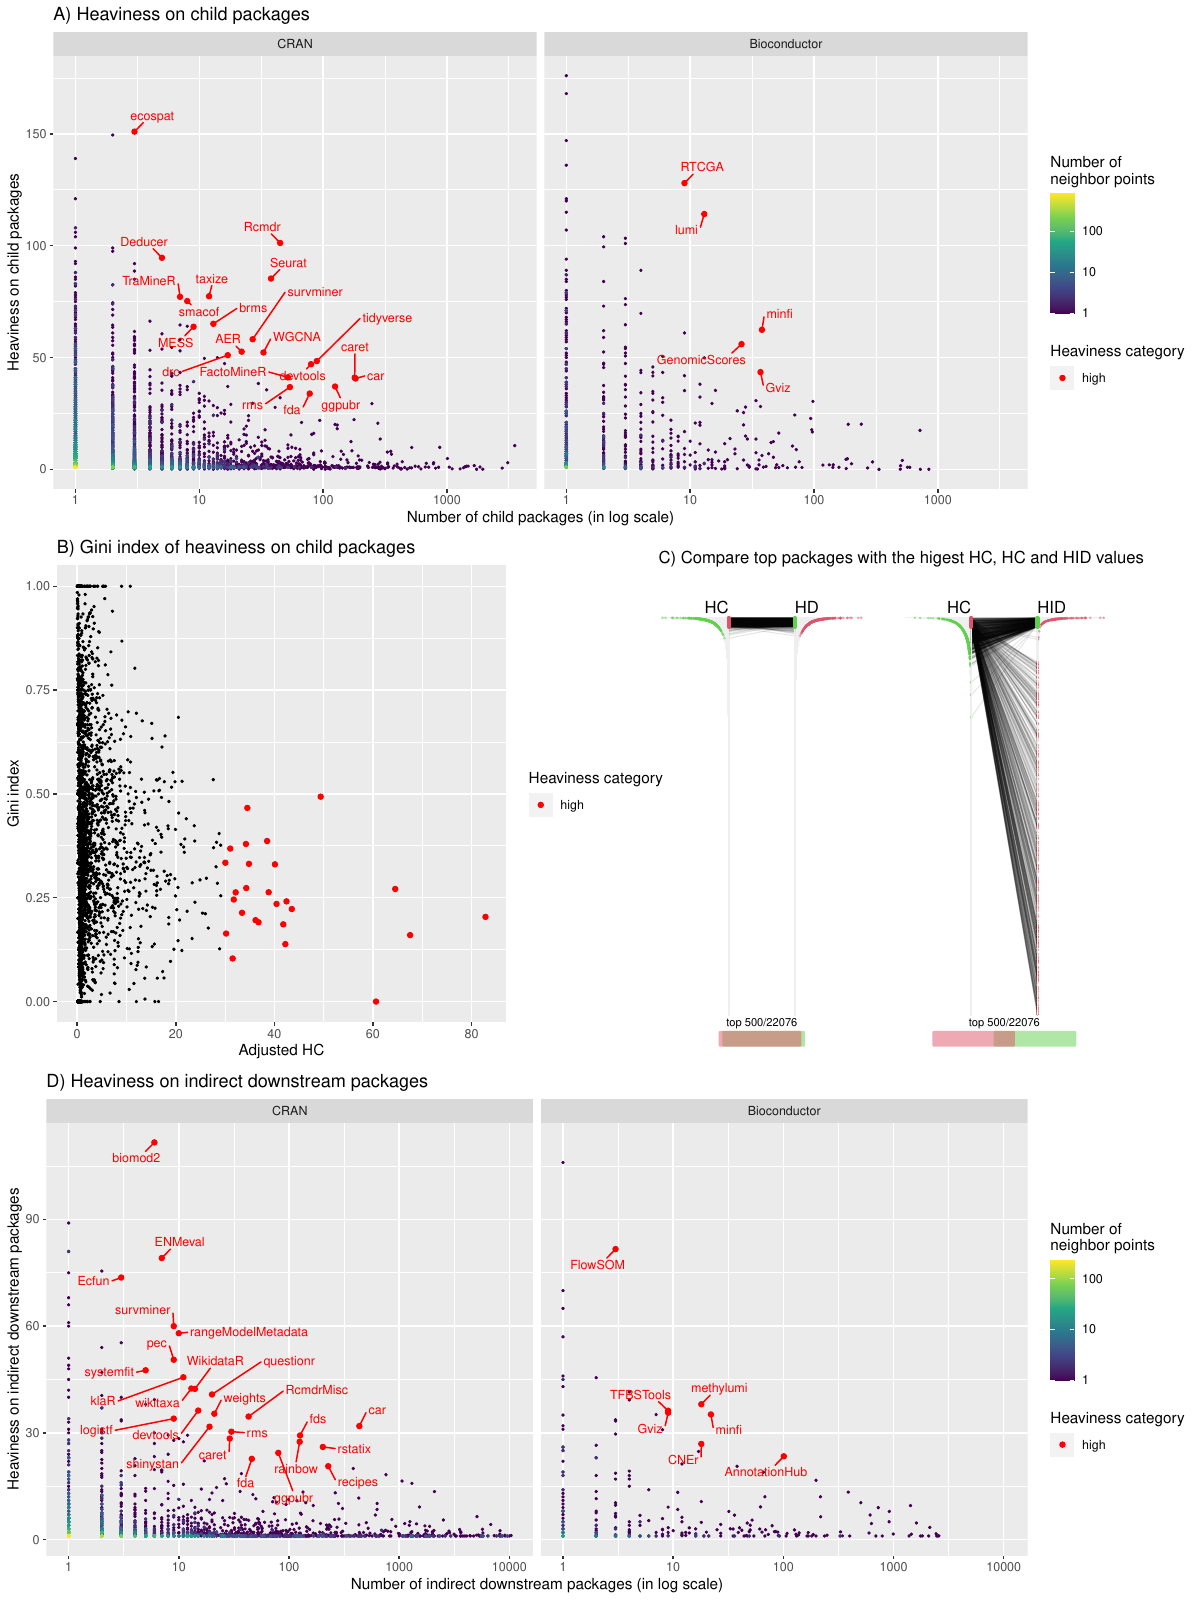

Source code (R):


setwd("~/manuscript/pkgndep_global/figures")


library(cowplot)
library(pkgndep)
library(grid)


compute_density = function (x, w, from, to, bw = "nrd0", adjust = 1, kernel = "gaussian", n = 512) {
    nx <- length(x)
    if (is.null(w)) {
        w <- rep(1/nx, nx)
    }
    else {
        w <- w/sum(w)
    }
    if (nx < 2) {
        warn("Groups with fewer than two data points have been dropped.")
        return(ggplot2:::new_data_frame(list(x = NA_real_, density = NA_real_, 
            scaled = NA_real_, ndensity = NA_real_, count = NA_real_, 
            n = NA_integer_), n = 1))
    }
    dens <- stats::density(x, weights = w, bw = bw, adjust = adjust, 
        kernel = kernel, n = n, from = from, to = to)
    df = ggplot2:::new_data_frame(list(x = dens$x, density = dens$y, scaled = dens$y/max(dens$y, 
        na.rm = TRUE), ndensity = dens$y/max(dens$y, na.rm = TRUE), 
        count = dens$y * nx, n = nx), n = length(dens$x))
    
    q = quantile(x, 0.99)
    df = df[df[, "x"] <= q, ]
    df
}

assignInNamespace("compute_density", compute_density, ns = "ggplot2")


library(ggplot2)
library(ggnewscale)


CUTOFF = list()
CUTOFF$adjusted_max_heaviness_from_parents = c(50, 60)
CUTOFF$adjusted_total_heaviness_from_parents = c(70, 100)
CUTOFF$adjusted_heaviness_on_children = c(15, 30)
CUTOFF$adjusted_heaviness_on_indirect_downstream = c(10, 20)


df = load_pkg_stat_snapshot()
df = df[df$n_children > 0,]


df[df$adjusted_heaviness_on_children >= 30, ]

heaviness_cate = ifelse(df$adjusted_heaviness_on_children >= CUTOFF$adjusted_heaviness_on_children[2], "high", ifelse(df$adjusted_heaviness_on_children >= CUTOFF$adjusted_heaviness_on_children[1], "median", "low"))
heaviness_color = c("high" = "red")
repo = ifelse(grepl("bioconductor", df$repository), "Bioconductor", "CRAN")
df$repo = factor(repo, levels = c("CRAN", "Bioconductor"))

x = log10(df$n_children)
y = df$heaviness_on_children
max_x = max(x)
max_y = max(y)
x = x/max(x)
y = y/max(y)

df$n_neighbours = 0
for(r in c("CRAN", "Bioconductor")) {
	l = df$repo == r
	d = dist(cbind(x[l], y[l]))
	d = as.matrix(d)
	df$n_neighbours[l] = apply(d, 1, function(x) sum(x < 0.001))
}
df = df[order(df$n_neighbours), ] # put points with higher n_neighbours on top

l_high = df$adjusted_heaviness_on_children >= CUTOFF$adjusted_heaviness_on_children[2]
l_low = !(l_high)
p1 = ggplot(df[l_low, ], aes(n_children, heaviness_on_children, color = log10(n_neighbours))) +
    geom_point(size = 0.5) + scale_color_viridis_c(breaks = c(0, 1, 2, 3), labels = c(1, 10, 100, 1000), name = "Number of\nneighbor points") +
    scale_x_continuous(trans='log10') +
    new_scale_color() +
    geom_point(aes(n_children, heaviness_on_children, color = "high"), data = df[l_high, ]) +
    scale_color_manual(name = "Heaviness category", values = heaviness_color) +
    ggrepel::geom_text_repel(aes(n_children, heaviness_on_children, label = package), data = df[l_high, ], min.segment.length = 0, box.padding = 0.5, max.overlaps = Inf, show.legend = FALSE, size = 3, color = "red") +
    labs(x = "Number of child packages (in log scale)", y = "Heaviness on child packages") +
    ggtitle("A) Heaviness on child packages") +
    facet_wrap(vars(repo))
p1 = grid.grabExpr(print(p1), width = 11.5, height = 6)

##
df = load_pkg_stat_snapshot()
df = df[df$n_indirect_downstream > 0,]

heaviness_cate = ifelse(df$adjusted_heaviness_on_indirect_downstream >= CUTOFF$adjusted_heaviness_on_indirect_downstream[2], "high", ifelse(df$adjusted_heaviness_on_indirect_downstream >= CUTOFF$adjusted_heaviness_on_indirect_downstream[1], "median", "low"))
heaviness_color = c("high" = "red")
repo = ifelse(grepl("bioconductor", df$repository), "Bioconductor", "CRAN")
df$repo = factor(repo, levels = c("CRAN", "Bioconductor"))

x = log10(df$n_indirect_downstream)
y = df$heaviness_on_indirect_downstream
max_x = max(x)
max_y = max(y)
x = x/max(x)
y = y/max(y)

df$n_neighbours = 0
for(r in c("CRAN", "Bioconductor")) {
	l = df$repo == r
	d = dist(cbind(x[l], y[l]))
	d = as.matrix(d)
	df$n_neighbours[l] = apply(d, 1, function(x) sum(x < 0.001))
}
df = df[order(df$n_neighbours), ] # put points with higher n_neighbours on top

l_high = df$adjusted_heaviness_on_indirect_downstream >= CUTOFF$adjusted_heaviness_on_indirect_downstream[2]
l_low = !l_high
p2 = ggplot(df[l_low, ], aes(n_indirect_downstream, heaviness_on_indirect_downstream, color = log10(n_neighbours))) +
    geom_point(size = 0.5) + scale_color_viridis_c(breaks = c(0, 1, 2, 3), labels = c(1, 10, 100, 1000), name = "Number of\nneighbor points") +
    scale_x_continuous(trans='log10') +
    new_scale_color() +
    geom_point(aes(n_indirect_downstream, heaviness_on_indirect_downstream, color = "high"), data = df[l_high, ]) +
    scale_color_manual(name = "Heaviness category", values = heaviness_color) +
    ggrepel::geom_text_repel(aes(n_indirect_downstream, heaviness_on_indirect_downstream, label = package), data = df[l_high, ], min.segment.length = 0, box.padding = 0.5, max.overlaps = Inf, show.legend = FALSE, size = 3, color = "red") +
    labs(x = "Number of indirect downstream packages (in log scale)", y = "Heaviness on indirect downstream packages") +
    ggtitle("D) Heaviness on indirect downstream packages") +
    facet_wrap(vars(repo))
p2 = grid.grabExpr(print(p2), width = 11.5, height = 6)


library(cola)
df = load_pkg_stat_snapshot()

p3 = grid.grabExpr({
    grid.newpage()

    pushViewport(viewport(width = 0.95, height = 0.95, x = unit(-5, "mm"), just = "left"))
    correspond_between_two_rankings(x1 = df$heaviness_on_children, x2 = df$heaviness_on_downstream, 
        name1 = "HC", name2 = "HD", top_n = 500, newpage = FALSE)
    upViewport()
})

p4 = grid.grabExpr({
    grid.newpage()
    pushViewport(viewport(width = 0.95, height = 0.95))
    correspond_between_two_rankings(x1 = df$heaviness_on_children, x2 = df$heaviness_on_indirect_downstream, 
        name1 = "HC", name2 = "HID", top_n = 500, newpage = FALSE)
    upViewport()
})

p_subtitle = textGrob("C) Compare top packages with the higest HC, HC and HID values", x = unit(-5, "mm"), just = "left")

df = load_pkg_stat_snapshot()

df$child_gini = sapply(df$package, function(x) {
    gini_index(child_dependency(x)[, 4])
})

heaviness_color = c("high" = "red")

p5 = ggplot(df[df$n_children > 1, ], aes(adjusted_heaviness_on_children, child_gini)) +
    geom_point(size = 0.5) + 
    new_scale_color() +
    geom_point(aes(adjusted_heaviness_on_children, child_gini, color = "high"), data = df[df$n_children > 1 & df$adjusted_heaviness_on_children >= 30, ]) +
    scale_color_manual(name = "Heaviness category", values = heaviness_color) +
    labs(x = "Adjusted HC", y = "Gini index", col = "top packages") +
    ggtitle("B) Gini index of heaviness on child packages")
p5 = grid.grabExpr(print(p5))



p_empty = rectGrob(gp = gpar(fill = NA, col = NA))


pdf("fig_09.pdf", width = 12, height = 16)
p = plot_grid( 
    p1, 
    plot_grid(p5, plot_grid(p_subtitle, plot_grid(p3, p4, p_empty, nrow = 1, rel_widths = c(1, 1, 0.4)), nrow = 2, rel_heights = c(0.1, 1)), rel_widths = c(1.3, 1)),
    p2,
    nrow = 3)
print(p)
dev.off()



library(knitr)
l = df$adjusted_heaviness_on_children >= 30 | df$adjusted_heaviness_on_indirect_downstream >= 20
df[l, ] -> df2
df2$top_HC = ifelse(df2$adjusted_heaviness_on_children >= 30, "y", "")
df2$top_HID = ifelse(df2$adjusted_heaviness_on_indirect_downstream >= 20, "y", "")
df2 = df2[order(-df2$n_downstream), ]
ind = c(1, 18, 17, 25, 24, 29, 30)
kable(df2[df2$n_downstream >= 30, ind], row.names = F)



